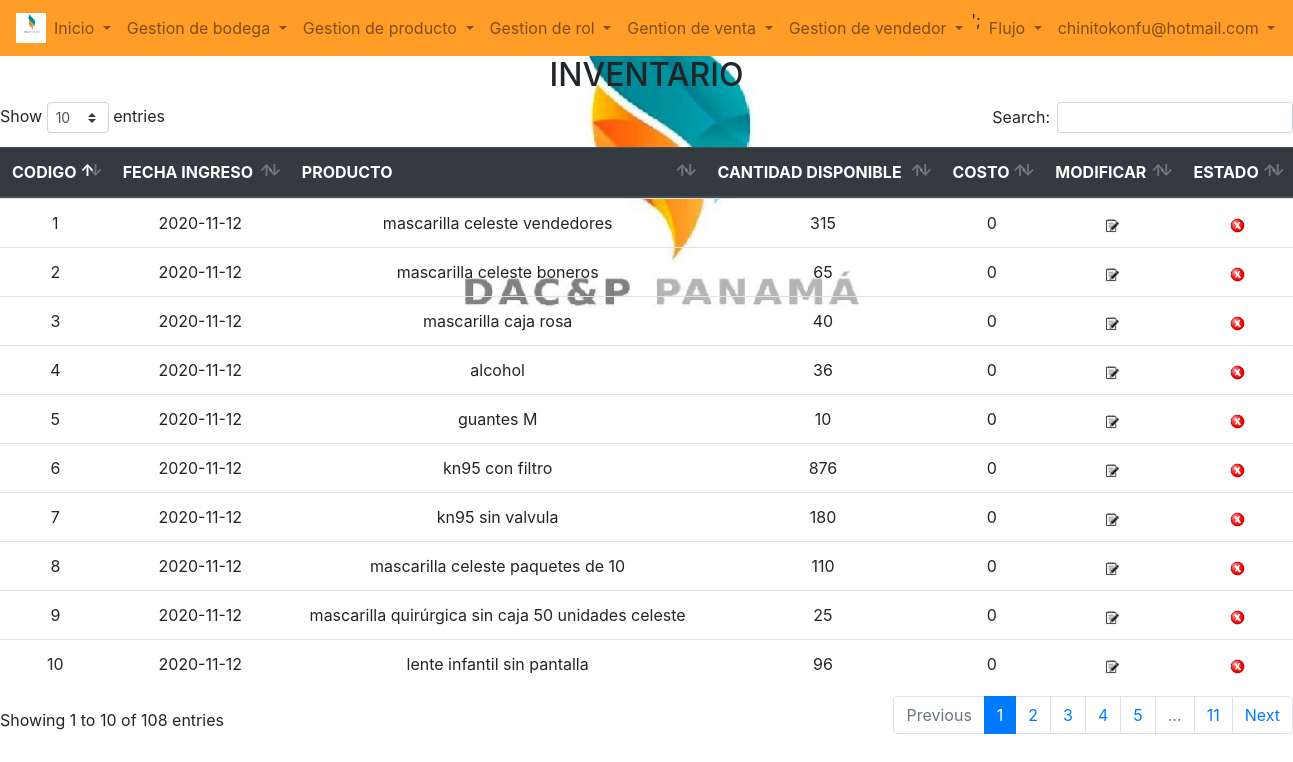
The app's page /form/form_cons_inv.php (signed in) with its own data.
### tables this page shows
CREATE TABLE `bodega` (
  `id_bodega` int(2) NOT NULL,
  `can_dispo` int(10) NOT NULL,
  `can_calle` int(10) NOT NULL,
  `id_producto` int(2) NOT NULL,
  `costo_produc` double DEFAULT NULL,
  `valor_produc` double DEFAULT NULL,
  `can_egresa` int(20) DEFAULT NULL,
  `can_devo` int(20) DEFAULT NULL,
  `fecha_ingreso` date DEFAULT NULL,
  `id_estado` int(2) NOT NULL DEFAULT 1
);

CREATE TABLE `producto` (
  `id_producto` int(2) NOT NULL,
  `nom_produc` longtext NOT NULL,
  `des_produc` varchar(100) NOT NULL,
  `valor_produc` double DEFAULT NULL,
  `costo_produc` double DEFAULT NULL,
  `valor_mayorista` double NOT NULL,
  `can_min_bod` int(10) NOT NULL,
  `id_estado` int(2) NOT NULL
);

### config/querys.php (called while the page is built, shortened)
 <?php
  function agregar_inven($id,$can_dispo,$id_producto,$fecha_ingreso,$costo,$valor){
      $sql="insert into bodega(id_bodega, can_dispo, id_producto,fecha_ingreso,can_calle,costo_produc,valor_produc)
    values ($id,$can_dispo,$id_producto,'".$fecha_ingreso."',0,$costo,$valor);";
      return $sql;
  } function obtener_inventario(){
  $sql="select b.id_estado,b.id_producto,a.nom_produc,b.id_bodega,b.can_calle,b.costo_produc,b.valor_produc,b.can_egresa,b.can_devo,a.valor_mayorista,b.can_dispo,b.fecha_ingreso
             from bodega b
             join producto a
             on a.id_producto=b.id_producto order by b.fecha_ingreso;";
  return $sql;
  }function buscar_producto_inv()
  {
     $sql = "SELECT DISTINCT b.id_estado,b.id_producto,a.nom_produc,b.id_bodega,b.can_calle,b.costo_produc,b.valor_produc,sum(b.can_egresa) as can_total,b.can_devo,a.valor_mayorista,b.fecha_ingreso,sum(b.can_dispo) AS cantidad_total from bodega b join producto a on a.id_producto=b.id_producto and a.id_estado=1 group by nom_produc ORDER BY id_bodega ASC;";
      return $sql;
  }
?>

### form/form_cons_inv.php (the view, shortened to what this page needs)
<?php
include_once  '../Config/querys.php';
include "cabecera.php";
include "maqueta.php";
$id_cone= conexion();
$Mostrar= obtener_inventario();
$sql= mysqli_query($id_cone,$Mostrar);
?>
<!DOCTYPE html>
<html lang="es">
<head>
    <link rel="stylesheet" type="text/css" href="../css/datatables.min.css">
</head>
     <body>
        <header>
<div class="consinventario">
            <h2 ><center>INVENTARIO</center></h2>
</div>
        </header>
        <div class="table-responsive  table-hover" >
        <table class="table" id="tabla1">
            <thead   <thead class="thead-dark">
            <tr>
                <th> CODIGO </th>
                <th> FECHA INGRESO </th>
                <th> PRODUCTO </th>
                <th> CANTIDAD DISPONIBLE</th>
                <?php if($_SESSION['usu_rol_id']==1){
              echo "
              <th> COSTO </th>
              <th> MODIFICAR </th>
                <th> ESTADO </th>";
              } ?>
            </tr>
            </thead>
            <tbody>
            <?php
            while($fila = Mysqli_fetch_array($sql)){
                ?>
                <tr>
                    <td> <center> <?php echo $fila ["id_bodega"]?> </center> </td>
                    <td> <center> <?php echo $fila['fecha_ingreso'] ?>  </center> </td>
                    <td> <center> <?php echo $fila ['nom_produc']?> </center> </td>
                    <td> <center> <?php echo $fila ['can_dispo']?> </center> </td>
                    <?php 	if($_SESSION['usu_rol_id']==1){
                                  ?>
                       <td> <center><?php echo $fila['costo_produc'] ?>  </center> </td>
                      <?php
                      echo "<td> <center>  <a href='../form/form_modificar_linea_bodega.php?id_bodega=".$fila['id_bodega']."&nom_pro=".$fila['nom_produc']."' >"
                       ?>
                    <img title="Modificar  INV" src="../img/modificar.png" style="width:15px;height:15px;"></center></a></td>
                    <?php
                    if ($fila['id_estado']==2){
                    echo"<td align=center><a href='../program/program_activar_inv.php?id_inv=".$fila['id_bodega']."'>"?>
                        <img title="Activar" src="../img/activar.png" style="width:15px;height:15px;"></a></td>
                        <?php
                    }else{
                    ?>
                     <td align=center>
                      <?php   echo" <a href='../Program/program_inactivar_inv.php?id_inv=".$fila['id_bodega']."'> " ?>
                    <img title="Inactivar" src="../img/inactivar.png" style="width:15px;height:15px;"></a></td>
                   <?php
                    }
                  }
                    ?>
                </tr>
                <?php
            }
            ?>
            </tbody>
            </div>
        </body>
        </body>
</html>

### css/estilosmaq.css (style rules this page uses)
body { background-repeat: no-repeat; background-image: url(../imagenes/logo.png); background-position: 50% -30%; overflow-x: hidden; }

### records on screen
bodega: id_bodega "1", fecha_ingreso "2020-11-12", id_producto.nom_produc "mascarilla celeste vendedores", can_dispo "315", costo_produc "0"
bodega: id_bodega "2", fecha_ingreso "2020-11-12", id_producto.nom_produc "mascarilla celeste boneros", can_dispo "65", costo_produc "0"
bodega: id_bodega "3", fecha_ingreso "2020-11-12", id_producto.nom_produc "mascarilla caja rosa", can_dispo "40", costo_produc "0"
bodega: id_bodega "4", fecha_ingreso "2020-11-12", id_producto.nom_produc "alcohol", can_dispo "36", costo_produc "0"
bodega: id_bodega "5", fecha_ingreso "2020-11-12", id_producto.nom_produc "guantes M", can_dispo "10", costo_produc "0"
bodega: id_bodega "6", fecha_ingreso "2020-11-12", id_producto.nom_produc "kn95 con filtro", can_dispo "876", costo_produc "0"
bodega: id_bodega "7", fecha_ingreso "2020-11-12", id_producto.nom_produc "kn95 sin valvula", can_dispo "180", costo_produc "0"
bodega: id_bodega "8", fecha_ingreso "2020-11-12", id_producto.nom_produc "mascarilla celeste paquetes de 10", can_dispo "110", costo_produc "0"
bodega: id_bodega "9", fecha_ingreso "2020-11-12", id_producto.nom_produc "mascarilla quirúrgica sin caja 50 unidades celeste", can_dispo "25", costo_produc "0"
bodega: id_bodega "10", fecha_ingreso "2020-11-12", id_producto.nom_produc "lente infantil sin pantalla", can_dispo "96", costo_produc "0"

### other values on screen
$_SESSION['usu_login'] "chinitokonfu@hotmail.com"
